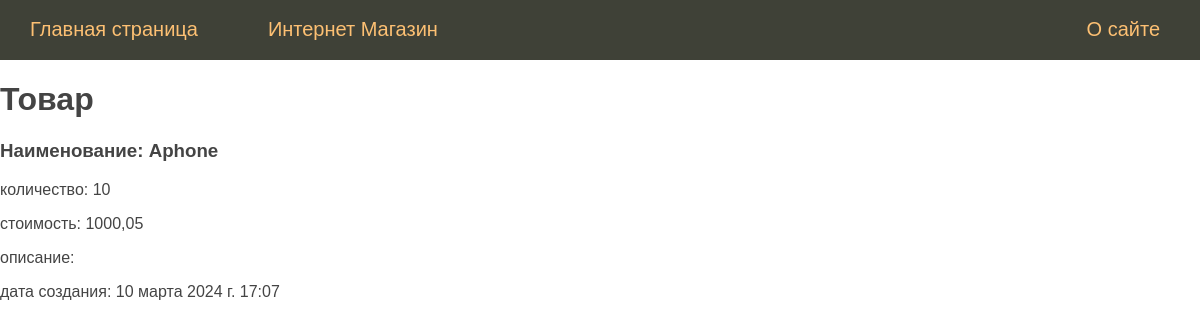
Before: /product/1 with the older database file.
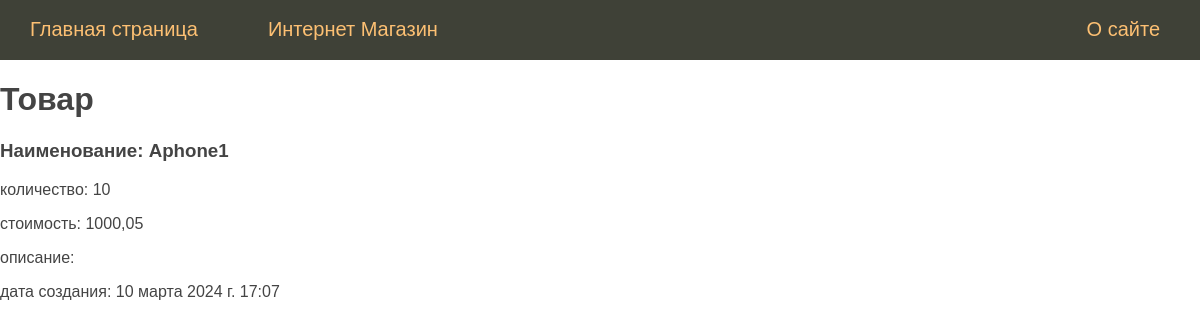
After: the same page with the newer database file.
### homework_1/models.py (models this page shows, shortened)
class Product(models.Model):
    product_name = models.CharField(max_length=30)
    product_description = models.TextField()
    cost = models.DecimalField(max_digits=8, decimal_places=2)
    quantity_product = models.IntegerField()  # Количества продукта
    data_add = models.DateTimeField(auto_now_add=True)
    product_image = models.ImageField(upload_to="images/")

### homework_1/views.py (the view)
# urls.py: path('product/<int:id_product>', views.product, name='product'),  # вывод выбранного пользователем продукта
def product(request, id_product:int):
    product_ = Product.objects.filter(pk=id_product).first()
    context = {
        'title': 'Товар',
        'menu': menu,
        'product': product_,
    }
    return render(request, "homework_1/product.html", context=context)

### homework_1/templates/homework_1/product.html
{% extends 'base.html' %}
{% block content%}
<h1>{{ title }}</h1>
<h3>Наименование: {{ product.product_name }}</h3>
<p>количество: {{ product.quantity_product }}</p>
<p>стоимость: {{ product.cost }}</p>
<p>описание: {{ product.product_description }}</p>
<p>дата создания: {{ product.data_add }}</p>
<br>
{% endblock %}

Changed rows visible on the page:
changed Product: product_name "Aphone" → "Aphone1"
